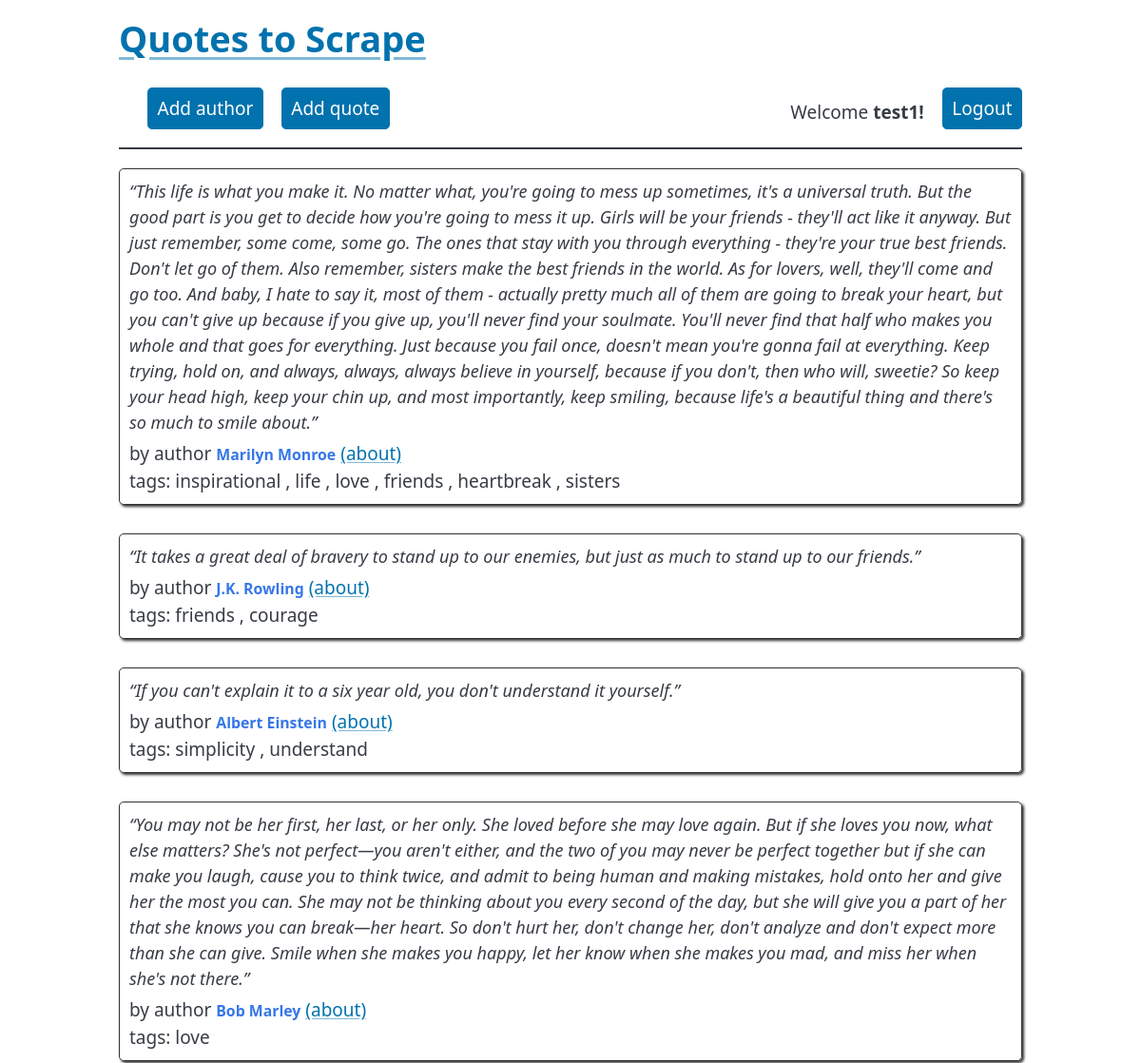
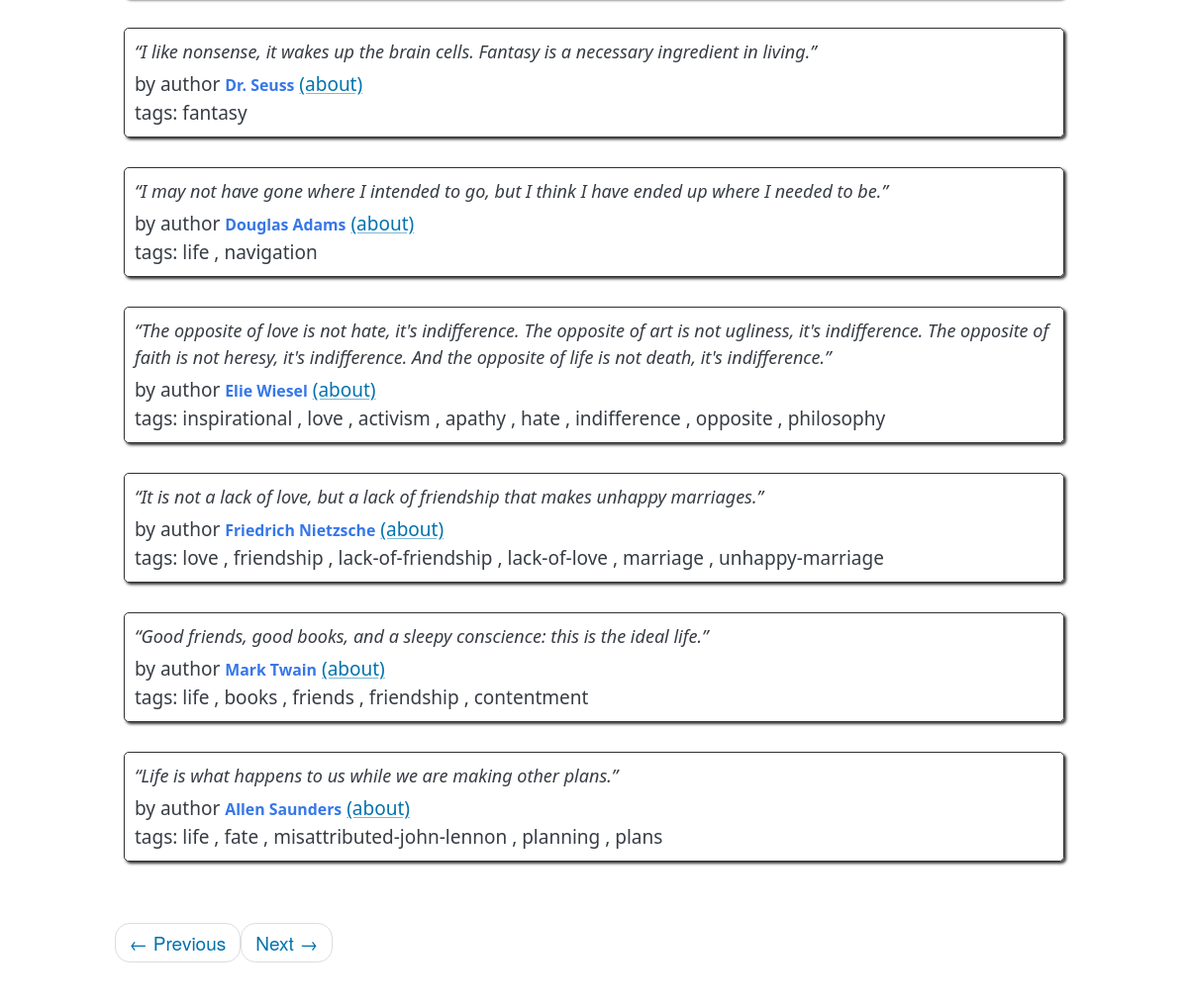
The page /2 (signed in) on the database its author committed (2 pictures, top to bottom).
### quoteapp/models.py (models this page shows, shortened)
class Quote(models.Model):
    tags = models.ManyToManyField(Tag)
    author = models.ForeignKey(Author, on_delete=models.CASCADE)
    quote = models.TextField()

class Author(models.Model):
    fullname = models.CharField(max_length=25, null=False, unique=True)
    born_date = models.CharField(max_length=25, null=True)
    born_location = models.CharField(max_length=100, null=True)
    description = models.TextField(null=True)

class Tag(models.Model):
    name = models.CharField(max_length=100, null=False, unique=True)

### quoteapp/views.py (the view)
# urls.py: path('', views.main, name='main'),
def main(request, page=1):
    quotes = Quote.objects.all()
    authors = Author.objects.all()
    tags = Tag.objects.all()
    per_page = 10
    paginator = Paginator(quotes, per_page)
    quotes_on_page = paginator.page(page)
    return render(request, 'quoteapp/index.html', {'quotes': quotes_on_page, 'authors': authors, 'tags': tags})

### quoteapp/templates/quoteapp/index.html (shortened to what this page needs)
<!DOCTYPE html>
<html lang="en">
<head>
    <link rel="stylesheet" href="https://unpkg.com/@picocss/pico@latest/css/pico.min.css" />
    {% load static %}
    <link rel="stylesheet" href="{% static 'quoteapp/style.css' %}">
</head>
<body>
    <main class="container">
        <h1><a href="/">Quotes to Scrape</a></h1>
    <nav style="margin-bottom: 20px; border-bottom: 2px solid; padding-left: 30px">
        {% if user.is_authenticated %}
        <ul>
            <li><a href= "{% url 'quoteapp:author' %}" role="button"> Add author </a></li>
            <li><a href="{% url 'quoteapp:quote' %}" role="button"> Add quote </a></li>
        </ul>
        <ul>
            <li>Welcome <b>{{ user.username }}!</b></li>
            <li><a href="{% url 'users:logout' %}" role="button">Logout</a></li>
        </ul>
        {% endif %}
    </nav>
    {% for quote in quotes %}
    <div class="quote" itemscope="" itemtype="http://schema.org/CreativeWork">
        <span class="text" itemprop="text">{{ quote.quote }}</span>
        <div><span>by author <small class="author" itemprop="author">{{ quote.author.fullname }}</small>
            <a href="{% url 'quoteapp:author_fullname' quote.author.fullname %}">(about)</a>
        </span>
        </div class="tags">
            tags:
            {% for tag in quote.tags.all %}
                {{ tag.name }}
                {% if not forloop.last %}, {% endif %}
            {% endfor %}
    </div>
    {% endfor %}
    <nav>
        <ul class="pager">
            <li class="previous">
                <a class="{% if not quotes.has_previous %} disable {% endif %}"
                href="{% if quotes.has_previous %} {% url 'quoteapp:main_paginate' quotes.previous_page_number %} {% else%} # {% endif %}">
                    <span aria-hidden="true">←</span> Previous</a>
            </li>
            <li class="next">
                <a class="{% if not quotes.has_next %} disable {% endif %}"
                href="{% if quotes.has_next %} {% url 'quoteapp:main_paginate' quotes.next_page_number %} {% else%} # {% endif %}">
                Next <span aria-hidden="true">→</span></a>
            </li>
        </ul>
    </nav>
    </main>
</body>
</html>

### quoteapp/static/quoteapp/style.css (style rules this page uses)
.quote { padding: 10px; margin-bottom: 30px; border: 1px solid #333333; border-radius: 5px; box-shadow: 2px 2px 3px #333333; }
.quote span.text { display: block; margin-bottom: 5px; font-size: large; font-style: italic; }
.quote small.author { font-weight: bold; color: #3677E8; }
.pager { font-family: "Raleway", "Helvetica Neue", Helvetica, Arial, sans-serif; }
.pager { padding-left: 0; margin: 22px 0; list-style: none; text-align: center; }
.pager li { display: inline; }
.pager .previous>a, .pager .previous>span { float: left; }
.pager .next>a, .pager .next>span { float: right; }
.pager li>a, .pager li>span { display: inline-block; padding: 5px 14px; background-color: #ffffff; border: 1px solid #dddddd; border-radius: 15px; }

### rows shown on the page
Quote: quote "“This life is what you make it. No matter what, you're going to mess up sometimes, it's a universal truth. But the good part is you get to decide how you're going to mess it up. Girls will be your friends - they'll act like it anyway. But just remember, some come, some go. The ones that stay with you through everything - they're your true best friends. Don't let go of them. Also remember, sisters make the best friends in the world. As for lovers, well, they'll come and go too. And baby, I hate to say it, most of them - actually pretty much all of them are going to break your heart, but you can't give up because if you give up, you'll never find your soulmate. You'll never find that half who…", author.fullname "Marilyn Monroe"
Tag: name "inspirational"
Tag: name "life"
Tag: name "love"
Tag: name "friends"
Tag: name "heartbreak"
Tag: name "sisters"
Quote: quote "“It takes a great deal of bravery to stand up to our enemies, but just as much to stand up to our friends.”", author.fullname "J.K. Rowling"
Tag: name "courage"
Quote: quote "“If you can't explain it to a six year old, you don't understand it yourself.”", author.fullname "Albert Einstein"
Tag: name "simplicity"
Tag: name "understand"
Quote: quote "“You may not be her first, her last, or her only. She loved before she may love again. But if she loves you now, what else matters? She's not perfect—you aren't either, and the two of you may never be perfect together but if she can make you laugh, cause you to think twice, and admit to being human and making mistakes, hold onto her and give her the most you can. She may not be thinking about you every second of the day, but she will give you a part of her that she knows you can break—her heart. So don't hurt her, don't change her, don't analyze and don't expect more than she can give. Smile when she makes you happy, let her know when she makes you mad, and miss her when she's not there.”", author.fullname "Bob Marley"
Quote: quote "“I like nonsense, it wakes up the brain cells. Fantasy is a necessary ingredient in living.”", author.fullname "Dr. Seuss"
Tag: name "fantasy"
Quote: quote "“I may not have gone where I intended to go, but I think I have ended up where I needed to be.”", author.fullname "Douglas Adams"
Tag: name "navigation"
Quote: quote "“The opposite of love is not hate, it's indifference. The opposite of art is not ugliness, it's indifference. The opposite of faith is not heresy, it's indifference. And the opposite of life is not death, it's indifference.”", author.fullname "Elie Wiesel"
Tag: name "activism"
Tag: name "apathy"
Tag: name "hate"
Tag: name "indifference"
Tag: name "opposite"
Tag: name "philosophy"
Quote: quote "“It is not a lack of love, but a lack of friendship that makes unhappy marriages.”", author.fullname "Friedrich Nietzsche"
Tag: name "friendship"
Tag: name "lack-of-friendship"
Tag: name "lack-of-love"
Tag: name "marriage"
Tag: name "unhappy-marriage"
Quote: quote "“Good friends, good books, and a sleepy conscience: this is the ideal life.”", author.fullname "Mark Twain"
Tag: name "books"
Tag: name "contentment"
Quote: quote "“Life is what happens to us while we are making other plans.”", author.fullname "Allen Saunders"
Tag: name "fate"
Tag: name "misattributed-john-lennon"
Tag: name "planning"
Tag: name "plans"

### other values the page prints
{{ user.username }} "test1"
